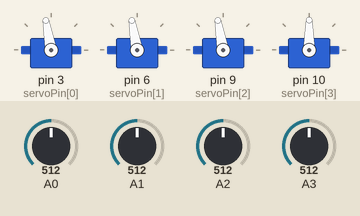
This sketch was run on a simulated Arduino Uno, built with avr-gcc and run on an emulated ATmega328P. On the bench: 4 × servo. Inputs (shaded band) come from the test bench; at power-on: A1 = 512, A2 = 512, A0 = 512, A3 = 512. What the sketch prints to the serial monitor is not drawn.

Above: at 1.2 s.
1.3 s: A1 set to 539
At 3.5 s:
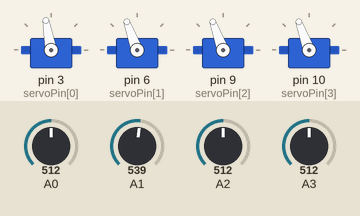
5.1 s: A2 set to 716
9.4 s: A0 set to 306
At 10.8 s:
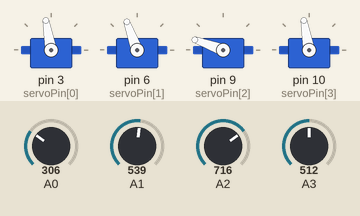
At 11.8 s:
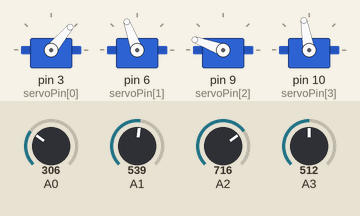
13.7 s: A3 set to 150
18.0 s: A3 set to 10
22.3 s: A1 set to 306
At 25.3 s:
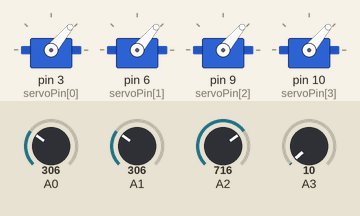
Timing chart, 0 to 27.6 s (numbered marks = the images above; inputs shaded):
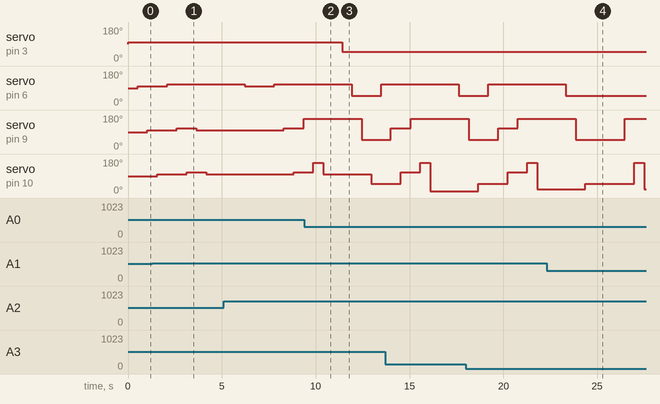

The sketch:

RobotArm_input.ino
```cpp
/*
 This sketch is the proportional control routine of DOF4 robot arm.
 It uses the potentiometers (variable resistors) to input the control settings
 1. open and close claw (claw)
 2. extend and contract robot arm (turn left and right left-servo)
 3. lift up and down robot arm (turn left and right right-servo)
 4. turn left and right robot arm (bottom)

 Circuit:
 * Arduino Robot arm

 created 9 August 2021
 by Peter Chan
*/

#include <Servo.h>
// twelve servo objects can be created on most boards
Servo servo1;  // create servo object to control a servo
Servo servo2;  // create servo object to control a servo
Servo servo3;  // create servo object to control a servo
Servo servo4;  // create servo object to control a servo

int servoValue[4] = {0,0,0,0};
float readValue = 0.0;
float sumValue = 0.0;
float servoRead = 0.0;
float offset = 100.0;
int servoMin = 10;
int servoMax = 160;

int servoPin[4] = {3,6,9,10};     // servo PWM pins [claw, left(extend), right(up), bottom(turn)]

// the setup routine runs once when you press reset:
void setup() {
  // initialize serial communication at 115200 bits per second:
  Serial.begin(115200);
  servo1.attach(servoPin[0]);  // attaches the servo on servoPin[0] to the servo object - claw
  servo2.attach(servoPin[1]);  // attaches the servo on servoPin[1] to the servo object - left(extend and contract)
  servo3.attach(servoPin[2]);  // attaches the servo on servoPin[2] to the servo object - right (lift up and down)
  servo4.attach(servoPin[3]);  // attaches the servo on servoPin[3] to the servo object - bottom (turn left and right)
}

// the loop routine runs over and over again forever:
void loop() {
// read the input on analog pin A0 to A4:
  for (int i=0; i<4; i++){
    sumValue = 0.0;
    for (int j=0; j<5; j++) {
      readValue = analogRead(i);
      sumValue += readValue;
      delay(1);
    }
    servoRead = sumValue/5.0;
    // adjust the value to the range of 0 to sensorMax (0 - 180 degree)
    servoValue[i] = (int)abs(servoRead-offset)/1000.0*(servoMax+offset);
    // round servoValue per 10 range to servoMax
    servoRead = servoValue[i]/10;
    servoValue[i] = (int)servoRead*10;
    if (servoValue[i]<servoMin) {
      servoValue[i]=servoMin;
    }
    else if (servoValue[i]>servoMax) {
      servoValue[i]=servoMax;
    };

    // print out the value you read:
    Serial.print(servoValue[i]);
    Serial.print(' ');

    // move the robot arm according to the values in the potentiometers
    switch (i){
      case 0: {
        // servo1.attach(servoPin[0]);
        if (servoValue[i]<20) {           // limit the claw's turning position 20 to 100
          servoValue[i]=20;               // adjust the open and close claw's position - do not overrun
        }
        else if (servoValue[i]>100) {
          servoValue[i]=100;
        };
        servo1.write(servoValue[i]);      // adjust the open and close claw's position - do not overrun
        delay(500);
        // adjust the open and close claw's position - do not overrun
        // servo1.detach();               // maintain the tension of the claw
        // delay(500);
      };
      case 1: {
        servo2.attach(servoPin[1]);       // left(extend and contract)
        delay(10);
        servo2.write(servoValue[i]);
        delay(500);
        servo2.detach();                  // detach servo to save power
        delay(10);
      };
      case 2: {
        servo3.attach(servoPin[2]);       // right (lift up and down)
        delay(10);
        servo3.write(servoValue[i]);
        delay(500);
        servo3.detach();                  // detach servo to save power
        delay(10);
      };
      case 3: {
        servo4.attach(servoPin[3]);       // bottom (turn left and right)
        delay(10);
        servo4.write(servoValue[i]);
        delay(500);
        servo4.detach();                  // detach servo to save power
        delay(10);
      };
    };
  };
  Serial.println();
  delay(500);            // delay in between position for stability
}
```

Measured:
- the behaviour switches between 523 and 524 on A1 (found by bisection; images 0 and 1)
- after the input at 1.3 s, servo on pin 6 (servoPin[1]): 100° → 110° after 0.78 s; servo on pin 9 (servoPin[2]): 100° → 110° after 1.3 s, → 100° 1.0 s later
- after the input at 9.4 s, servo on pin 3 (servoPin[0]): 100° → 50° after 2.0 s; servo on pin 9 (servoPin[2]): 160° → 50° after 3.0 s
- after the input at 22.3 s, servo on pin 6 (servoPin[1]): goes on until 23.3 s, then stays 50°
